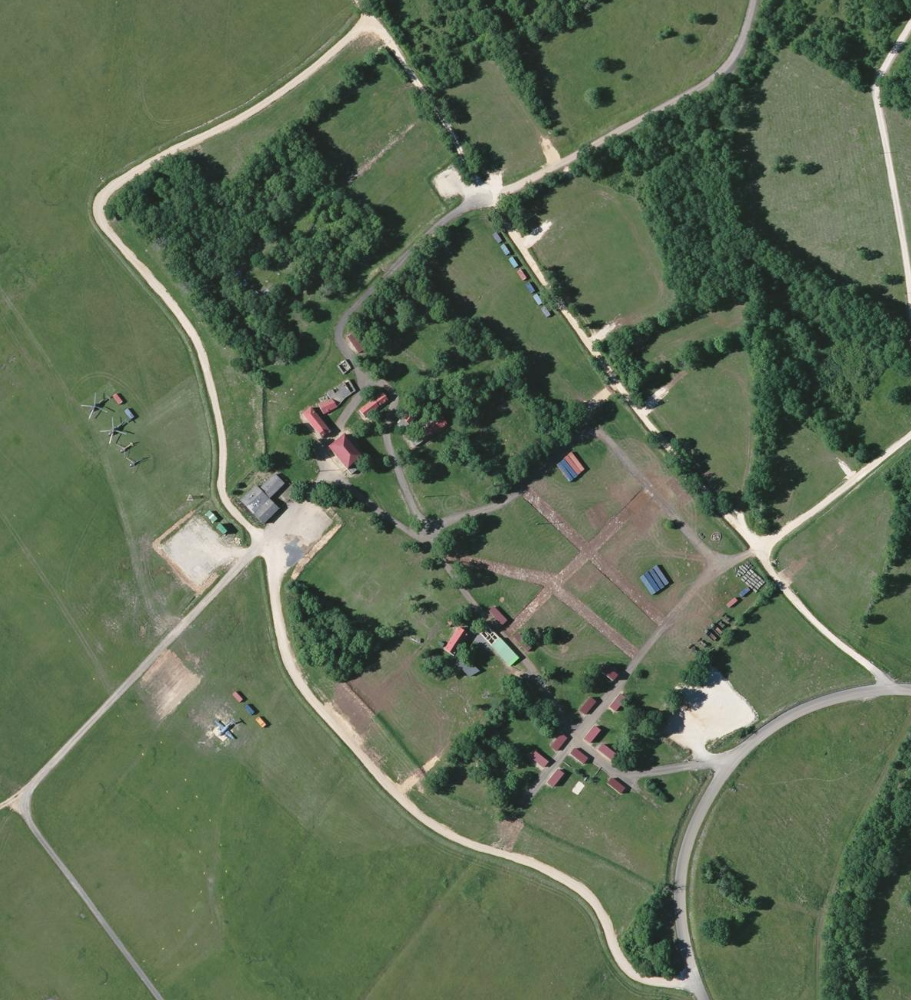
#> input picture maaf_tools/datastructures/environment/Environments/Caylus/Assets/Caylus_map.png, 911 x 1000 px
$ python -i Grid_tools.py   (imports and definitions only)
#> lines starting #> are read from the running program, lines starting #| are printed output that depends on the picture; after the words box and inside, x2 and y2 are one past the last pixel; in counts of white or black regions, pixels touching at a corner belong together

##################################################################################################################
"""

"""

# Built-in/Generic Imports
import sys

# Libs
import numpy as np
import cv2

# Own modules


__version__ = '1.1.1'
__author__ = 'Victor Guillet'
__date__ = '26/04/2020'

##################################################################################################################


def load_feature_map_array(path: str):
    # -> Load image
#> called with path = '../Caylus/Assets/Caylus_map.png'
    img = cv2.imread(path, cv2.IMREAD_UNCHANGED)
#> img is the input picture: shape (1000, 911, 4); mean B, G, R, A 84.5, 108.5, 94.4, 255

    # -> Set transparent values as white
    alpha_channel = img[:, :, 3]
#> alpha_channel: shape (1000, 911); every value is 255
    _, mask = cv2.threshold(alpha_channel, 254, 255, cv2.THRESH_BINARY)  # binarize mask
    color = img[:, :, :3]
    new_img = cv2.bitwise_not(cv2.bitwise_not(color, mask=mask))

    # -> Convert to binary image
    gray_img = cv2.cvtColor(new_img, cv2.COLOR_BGR2GRAY)
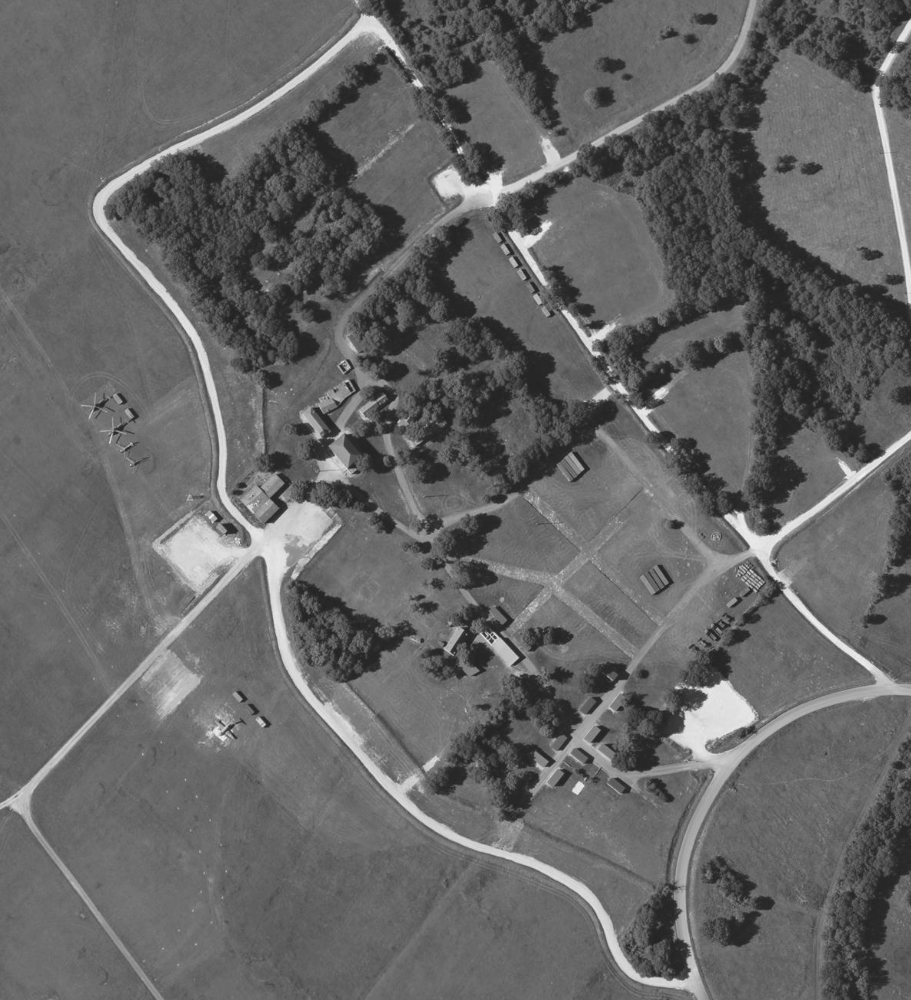
#> gray_img: shape (1000, 911); min 28, max 250, mean 101.6
    ret, bw_img = cv2.threshold(gray_img, 127, 1, cv2.THRESH_BINARY)
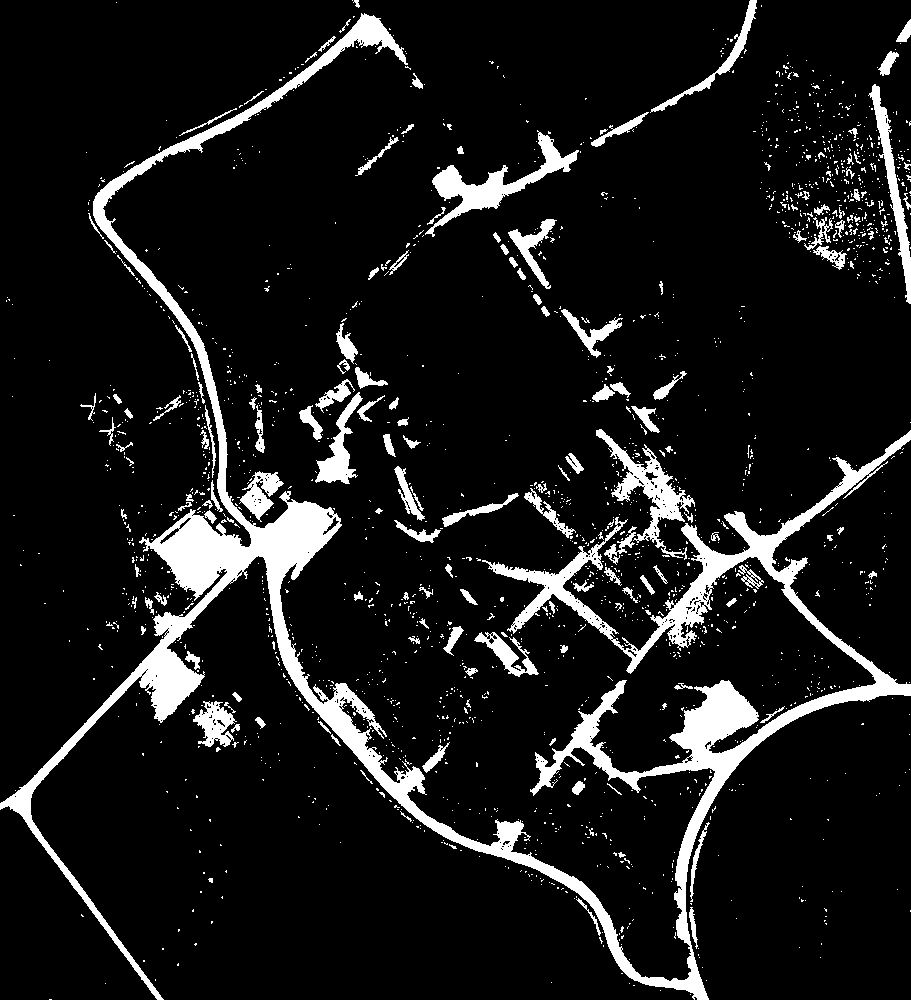
#> bw_img: shape (1000, 911); values 0 (black) and 1 (white), 10.1% white; 1935 white regions (1774 under 20 px), largest, box (x1, y1, x2, y2) and area: (0, 13, 911, 1000) 56700, (425, 130, 579, 237) 3394, (596, 429, 695, 560) 2996

    return bw_img


# [106 lines left out: functions reduce_grid_scale, convert_coordinates, convert_route_coordinates, not called in this run]

>>> result = load_feature_map_array('../Caylus/Assets/Caylus_map.png')
